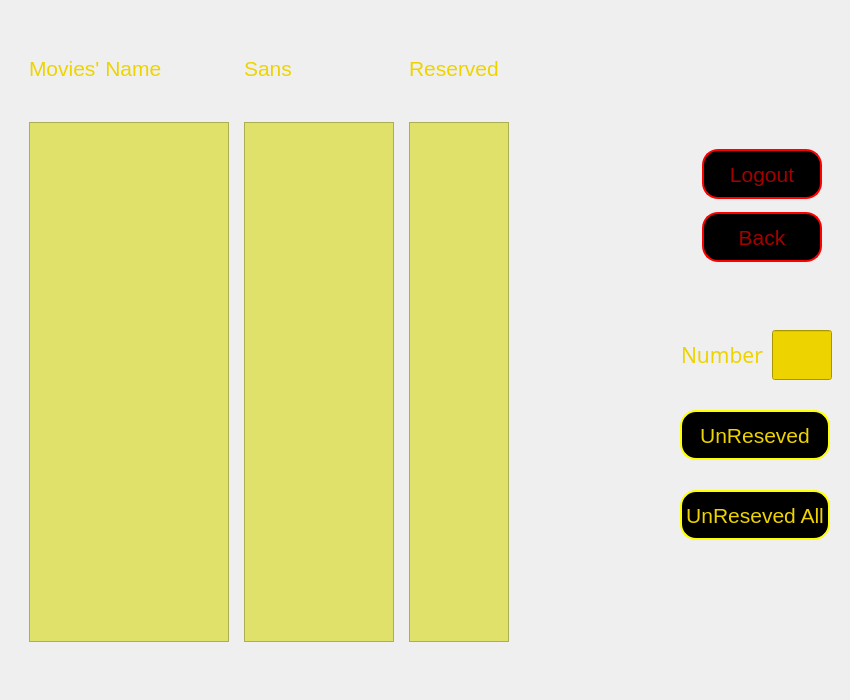
<?xml version="1.0" encoding="UTF-8"?>
<ui version="4.0">
 <class>profile</class>
 <widget class="QWidget" name="profile">
  <property name="geometry">
   <rect>
    <x>0</x>
    <y>0</y>
    <width>850</width>
    <height>700</height>
   </rect>
  </property>
  <property name="minimumSize">
   <size>
    <width>850</width>
    <height>700</height>
   </size>
  </property>
  <property name="maximumSize">
   <size>
    <width>850</width>
    <height>700</height>
   </size>
  </property>
  <property name="font">
   <font>
    <weight>50</weight>
    <italic>false</italic>
    <bold>false</bold>
   </font>
  </property>
  <property name="windowTitle">
   <string>Form</string>
  </property>
  <property name="styleSheet">
   <string notr="true">profile
{
	background-color: rgb(0, 0, 0);
}
QPushButton
{
	color: rgb(237, 212, 0);
	background-color: rgb(0, 0, 0);
	border-radius:16px;
	border:2px solid yellow;
}
QPushButton:hover
{
	color: rgb(238, 238, 236);
	background-color: rgb(237, 212, 0);
}
QPushButton#btn_logout
{
	color: rgb(164, 0, 0);
	background-color: rgb(0, 0, 0);
	border-radius:16px;
	border:2px solid red;
}
QPushButton:hover#btn_logout
{
	color: rgb(238, 238, 236);
	background-color: rgb(164, 0, 0);
}
QPushButton#btn_back
{
	color: rgb(164, 0, 0);
	background-color: rgb(0, 0, 0);
	border-radius:16px;
	border:2px solid red;
}
QPushButton:hover#btn_back
{
	color: rgb(238, 238, 236);
	background-color: rgb(164, 0, 0);
}
QPlainTextEdit
{
	background-color: rgb(223, 225, 106);
}
QLineEdit
{
	background-color: rgb(237, 212, 0);
}
QLineEdit:hover
{
	background-color: rgb(252, 233, 79);
}</string>
  </property>
  <widget class="QLabel" name="label_username">
   <property name="geometry">
    <rect>
     <x>690</x>
     <y>50</y>
     <width>150</width>
     <height>50</height>
    </rect>
   </property>
   <property name="minimumSize">
    <size>
     <width>150</width>
     <height>50</height>
    </size>
   </property>
   <property name="maximumSize">
    <size>
     <width>150</width>
     <height>50</height>
    </size>
   </property>
   <property name="font">
    <font>
     <pointsize>24</pointsize>
     <weight>50</weight>
     <italic>false</italic>
     <bold>false</bold>
    </font>
   </property>
   <property name="styleSheet">
    <string notr="true">color: rgb(238, 238, 236);</string>
   </property>
   <property name="text">
    <string/>
   </property>
  </widget>
  <widget class="QWidget" name="gridLayoutWidget">
   <property name="geometry">
    <rect>
     <x>20</x>
     <y>20</y>
     <width>501</width>
     <height>651</height>
    </rect>
   </property>
   <layout class="QGridLayout" name="gridLayout">
    <property name="horizontalSpacing">
     <number>6</number>
    </property>
    <item row="1" column="2">
     <widget class="QPlainTextEdit" name="show_reserved">
      <property name="minimumSize">
       <size>
        <width>100</width>
        <height>520</height>
       </size>
      </property>
      <property name="maximumSize">
       <size>
        <width>100</width>
        <height>520</height>
       </size>
      </property>
      <property name="font">
       <font>
        <pointsize>14</pointsize>
        <weight>50</weight>
        <italic>false</italic>
        <bold>false</bold>
       </font>
      </property>
     </widget>
    </item>
    <item row="1" column="1">
     <widget class="QPlainTextEdit" name="show_sans">
      <property name="minimumSize">
       <size>
        <width>150</width>
        <height>520</height>
       </size>
      </property>
      <property name="maximumSize">
       <size>
        <width>150</width>
        <height>520</height>
       </size>
      </property>
      <property name="font">
       <font>
        <pointsize>14</pointsize>
        <weight>50</weight>
        <italic>false</italic>
        <bold>false</bold>
       </font>
      </property>
     </widget>
    </item>
    <item row="1" column="0">
     <widget class="QPlainTextEdit" name="show_movies">
      <property name="minimumSize">
       <size>
        <width>200</width>
        <height>520</height>
       </size>
      </property>
      <property name="maximumSize">
       <size>
        <width>200</width>
        <height>520</height>
       </size>
      </property>
      <property name="font">
       <font>
        <pointsize>14</pointsize>
        <weight>50</weight>
        <italic>false</italic>
        <bold>false</bold>
       </font>
      </property>
     </widget>
    </item>
    <item row="0" column="0">
     <widget class="QLabel" name="label_movies">
      <property name="minimumSize">
       <size>
        <width>200</width>
        <height>40</height>
       </size>
      </property>
      <property name="maximumSize">
       <size>
        <width>200</width>
        <height>40</height>
       </size>
      </property>
      <property name="font">
       <font>
        <pointsize>16</pointsize>
        <weight>50</weight>
        <italic>false</italic>
        <bold>false</bold>
       </font>
      </property>
      <property name="styleSheet">
       <string notr="true">color: rgb(237, 212, 0);</string>
      </property>
      <property name="text">
       <string>Movies' Name</string>
      </property>
     </widget>
    </item>
    <item row="0" column="1">
     <widget class="QLabel" name="label_sans">
      <property name="font">
       <font>
        <pointsize>16</pointsize>
        <weight>50</weight>
        <italic>false</italic>
        <bold>false</bold>
       </font>
      </property>
      <property name="styleSheet">
       <string notr="true">color: rgb(237, 212, 0);</string>
      </property>
      <property name="text">
       <string>Sans</string>
      </property>
     </widget>
    </item>
    <item row="0" column="2">
     <widget class="QLabel" name="label_reserve">
      <property name="minimumSize">
       <size>
        <width>100</width>
        <height>40</height>
       </size>
      </property>
      <property name="maximumSize">
       <size>
        <width>100</width>
        <height>40</height>
       </size>
      </property>
      <property name="font">
       <font>
        <pointsize>16</pointsize>
        <weight>50</weight>
        <italic>false</italic>
        <bold>false</bold>
       </font>
      </property>
      <property name="styleSheet">
       <string notr="true">color: rgb(237, 212, 0);</string>
      </property>
      <property name="text">
       <string>Reserved</string>
      </property>
     </widget>
    </item>
   </layout>
  </widget>
  <widget class="QWidget" name="verticalLayoutWidget">
   <property name="geometry">
    <rect>
     <x>700</x>
     <y>140</y>
     <width>131</width>
     <height>131</height>
    </rect>
   </property>
   <layout class="QVBoxLayout" name="verticalLayout">
    <property name="leftMargin">
     <number>2</number>
    </property>
    <property name="topMargin">
     <number>2</number>
    </property>
    <property name="rightMargin">
     <number>2</number>
    </property>
    <property name="bottomMargin">
     <number>2</number>
    </property>
    <item>
     <widget class="QPushButton" name="btn_logout">
      <property name="minimumSize">
       <size>
        <width>120</width>
        <height>50</height>
       </size>
      </property>
      <property name="maximumSize">
       <size>
        <width>120</width>
        <height>50</height>
       </size>
      </property>
      <property name="font">
       <font>
        <pointsize>16</pointsize>
        <weight>50</weight>
        <italic>false</italic>
        <bold>false</bold>
       </font>
      </property>
      <property name="text">
       <string>Logout</string>
      </property>
     </widget>
    </item>
    <item>
     <widget class="QPushButton" name="btn_back">
      <property name="minimumSize">
       <size>
        <width>120</width>
        <height>50</height>
       </size>
      </property>
      <property name="maximumSize">
       <size>
        <width>120</width>
        <height>50</height>
       </size>
      </property>
      <property name="font">
       <font>
        <pointsize>16</pointsize>
        <weight>50</weight>
        <italic>false</italic>
        <bold>false</bold>
       </font>
      </property>
      <property name="text">
       <string>Back</string>
      </property>
     </widget>
    </item>
   </layout>
  </widget>
  <widget class="QWidget" name="verticalLayoutWidget_2">
   <property name="geometry">
    <rect>
     <x>680</x>
     <y>320</y>
     <width>154</width>
     <height>231</height>
    </rect>
   </property>
   <layout class="QVBoxLayout" name="verticalLayout_2">
    <property name="spacing">
     <number>20</number>
    </property>
    <item>
     <layout class="QHBoxLayout" name="horizontalLayout">
      <property name="spacing">
       <number>0</number>
      </property>
      <property name="sizeConstraint">
       <enum>QLayout::SetDefaultConstraint</enum>
      </property>
      <item>
       <widget class="QLabel" name="label">
        <property name="minimumSize">
         <size>
          <width>90</width>
          <height>50</height>
         </size>
        </property>
        <property name="maximumSize">
         <size>
          <width>90</width>
          <height>50</height>
         </size>
        </property>
        <property name="font">
         <font>
          <family>aakar</family>
          <pointsize>16</pointsize>
          <weight>50</weight>
          <italic>false</italic>
          <bold>false</bold>
         </font>
        </property>
        <property name="styleSheet">
         <string notr="true">color: rgb(237, 212, 0);</string>
        </property>
        <property name="text">
         <string>Number</string>
        </property>
       </widget>
      </item>
      <item>
       <widget class="QLineEdit" name="lineedit_unreserved">
        <property name="minimumSize">
         <size>
          <width>60</width>
          <height>50</height>
         </size>
        </property>
        <property name="maximumSize">
         <size>
          <width>60</width>
          <height>50</height>
         </size>
        </property>
        <property name="font">
         <font>
          <pointsize>12</pointsize>
          <weight>50</weight>
          <italic>false</italic>
          <bold>false</bold>
         </font>
        </property>
       </widget>
      </item>
     </layout>
    </item>
    <item>
     <widget class="QPushButton" name="btn_unreseved">
      <property name="minimumSize">
       <size>
        <width>150</width>
        <height>50</height>
       </size>
      </property>
      <property name="maximumSize">
       <size>
        <width>150</width>
        <height>50</height>
       </size>
      </property>
      <property name="font">
       <font>
        <pointsize>16</pointsize>
        <weight>50</weight>
        <italic>false</italic>
        <bold>false</bold>
       </font>
      </property>
      <property name="text">
       <string>UnReseved</string>
      </property>
     </widget>
    </item>
    <item>
     <widget class="QPushButton" name="btn_unresevedall">
      <property name="minimumSize">
       <size>
        <width>150</width>
        <height>50</height>
       </size>
      </property>
      <property name="maximumSize">
       <size>
        <width>150</width>
        <height>50</height>
       </size>
      </property>
      <property name="font">
       <font>
        <pointsize>16</pointsize>
        <weight>50</weight>
        <italic>false</italic>
        <bold>false</bold>
       </font>
      </property>
      <property name="text">
       <string>UnReseved All</string>
      </property>
     </widget>
    </item>
   </layout>
  </widget>
 </widget>
 <resources/>
 <connections/>
</ui>
